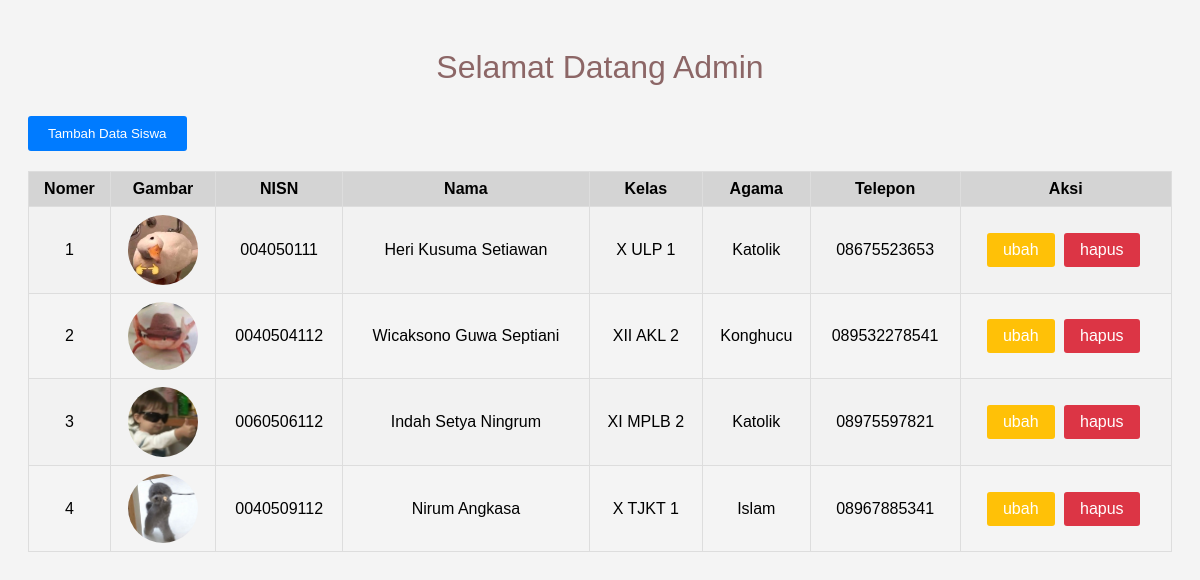
The page / on the database its author committed.
### tables this page shows
CREATE TABLE `data_siswa` (
  `id` int(11) NOT NULL,
  `nisn_siswa` varchar(10) NOT NULL,
  `nama_siswa` varchar(100) NOT NULL,
  `kelas_siswa` varchar(100) NOT NULL,
  `agama_siswa` varchar(100) NOT NULL,
  `telepon_siswa` varchar(14) NOT NULL,
  `foto_siswa` varchar(100) NOT NULL,
  `created_at` datetime NOT NULL DEFAULT current_timestamp()
);

### database.php (called while the page is built, shortened)
<?php
$hostname = "localhost";
$username = "root";
$password = "";
$database_name = "wpu_phpmysql_dasar";
$db = mysqli_connect($hostname, $username, $password, $database_name);
function ambilData ($query){
  global $db;
  $result = mysqli_query($db, $query);
  $rows = [];
  while($row = mysqli_fetch_assoc($result)){
    $rows[] = $row;
  }
  return $rows;
}
?>

### index.php (the view, shortened to what this page needs)
<?php
include "database.php";
$siswa = ambilData ("SELECT * FROM data_siswa");
?>
<!DOCTYPE html>
<html lang="en">
<head>
  <link rel="stylesheet" href="./style/index.css">
</head>
<body>
  <h1>Selamat Datang <span>Admin</span></h1>
  <a href="insert.php"><button>Tambah Data Siswa</button></a>
  <table border="1" cellpading="10" cellspacing="0">
    <tr>
      <th>Nomer</th>
      <th>Gambar</th>
      <th>NISN</th>
      <th>Nama</th>
      <th>Kelas</th>
      <th>Agama</th>
      <th>Telepon</th>
      <th>Aksi</th>
    </tr>
    <?php $i=1 ?>
    <?php foreach($siswa as $row): ?>
    <tr>
      <td><?= $i ?></td>
      <td><img src="img/<?= $row['foto_siswa'] ?>" width="70" style="border-radius: 50%" alt=""></td>
      <td><?= $row['nisn_siswa'] ?></td>
      <td><?= $row['nama_siswa'] ?></td>
      <td><?= $row['kelas_siswa'] ?></td>
      <td><?= $row['agama_siswa'] ?></td>
      <td><?= $row['telepon_siswa'] ?></td>
      <td>
        <a href="update.php?id=<?=$row['id']?>" class="ubah">ubah</a>
        <a href="delete.php?id=<?= $row['id']?>" onclick="return confirm ('Yakin Ingin Menghapus Data?');" class="hapus">hapus</a>
      </td>
    </tr>
    <?php $i++ ?>
    <?php endforeach; ?>
  </table>
</body>
</html>

### style/index.css (style rules this page uses)
body { font-family: "poppin", Arial, sans-serif; background-color: #f4f4f4; padding: 20px; }
h1 { text-align: center; margin-bottom: 20px; color: #8c6666; font-weight: 100; }
a { text-decoration: none; }
a.ubah, a.hapus { display: inline-block; padding: 8px 16px; border-radius: 3px; margin-right: 5px; color: #fff; text-align: center; cursor: pointer; }
a.ubah { background-color: #ffc107; }
a.hapus { background-color: #dc3545; }
button { background-color: #007bff; color: #fff; border: none; cursor: pointer; padding: 10px 20px; border-radius: 3px; margin-top: 10px; margin-bottom: 20px; }
table { border-collapse: collapse; width: 100%; }
th, td { border: 1px solid #dddddd; padding: 8px; text-align: center; }
th { background-color: #d4d4d4; }
tr:nth-child(even) { background-color: #f2f2f2; }
img { display: block; margin: 0 auto; }

### rows shown on the page
data_siswa: foto_siswa (picture), nisn_siswa "004050111", nama_siswa "Heri Kusuma Setiawan", kelas_siswa "X ULP 1", agama_siswa "Katolik", telepon_siswa "08675523653"
data_siswa: foto_siswa (picture), nisn_siswa "0040504112", nama_siswa "Wicaksono Guwa Septiani", kelas_siswa "XII AKL 2", agama_siswa "Konghucu", telepon_siswa "089532278541"
data_siswa: foto_siswa (picture), nisn_siswa "0060506112", nama_siswa "Indah Setya Ningrum", kelas_siswa "XI MPLB 2", agama_siswa "Katolik", telepon_siswa "08975597821"
data_siswa: foto_siswa (picture), nisn_siswa "0040509112", nama_siswa "Nirum Angkasa", kelas_siswa "X TJKT 1", agama_siswa "Islam", telepon_siswa "08967885341"
